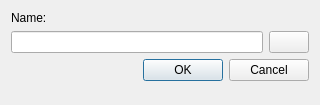
<?xml version="1.0" encoding="UTF-8"?>
<ui version="4.0">
 <class>NewTag</class>
 <widget class="QDialog" name="NewTag">
  <property name="geometry">
   <rect>
    <x>0</x>
    <y>0</y>
    <width>320</width>
    <height>105</height>
   </rect>
  </property>
  <property name="windowTitle">
   <string>New Tag</string>
  </property>
  <layout class="QGridLayout" name="gridLayout_2">
   <item row="0" column="0">
    <layout class="QGridLayout" name="gridLayout">
     <item row="0" column="1" colspan="5">
      <widget class="QLabel" name="label">
       <property name="maximumSize">
        <size>
         <width>16777215</width>
         <height>22</height>
        </size>
       </property>
       <property name="text">
        <string>Name:</string>
       </property>
      </widget>
     </item>
     <item row="1" column="1" colspan="4">
      <widget class="QLineEdit" name="lineEdit"/>
     </item>
     <item row="1" column="5">
      <widget class="QPushButton" name="colorButton">
       <property name="toolTip">
        <string>Choose color</string>
       </property>
       <property name="text">
        <string/>
       </property>
      </widget>
     </item>
     <item row="2" column="1">
      <spacer name="horizontalSpacer">
       <property name="orientation">
        <enum>Qt::Horizontal</enum>
       </property>
       <property name="sizeHint" stdset="0">
        <size>
         <width>135</width>
         <height>20</height>
        </size>
       </property>
      </spacer>
     </item>
     <item row="2" column="3">
      <widget class="QPushButton" name="okButton">
       <property name="text">
        <string>OK</string>
       </property>
       <property name="default">
        <bool>true</bool>
       </property>
      </widget>
     </item>
     <item row="2" column="4" colspan="2">
      <widget class="QPushButton" name="cancelButton">
       <property name="text">
        <string>Cancel</string>
       </property>
      </widget>
     </item>
    </layout>
   </item>
   <item row="1" column="0">
    <spacer name="verticalSpacer">
     <property name="orientation">
      <enum>Qt::Vertical</enum>
     </property>
     <property name="sizeHint" stdset="0">
      <size>
       <width>20</width>
       <height>40</height>
      </size>
     </property>
    </spacer>
   </item>
  </layout>
 </widget>
 <resources/>
 <connections/>
</ui>
